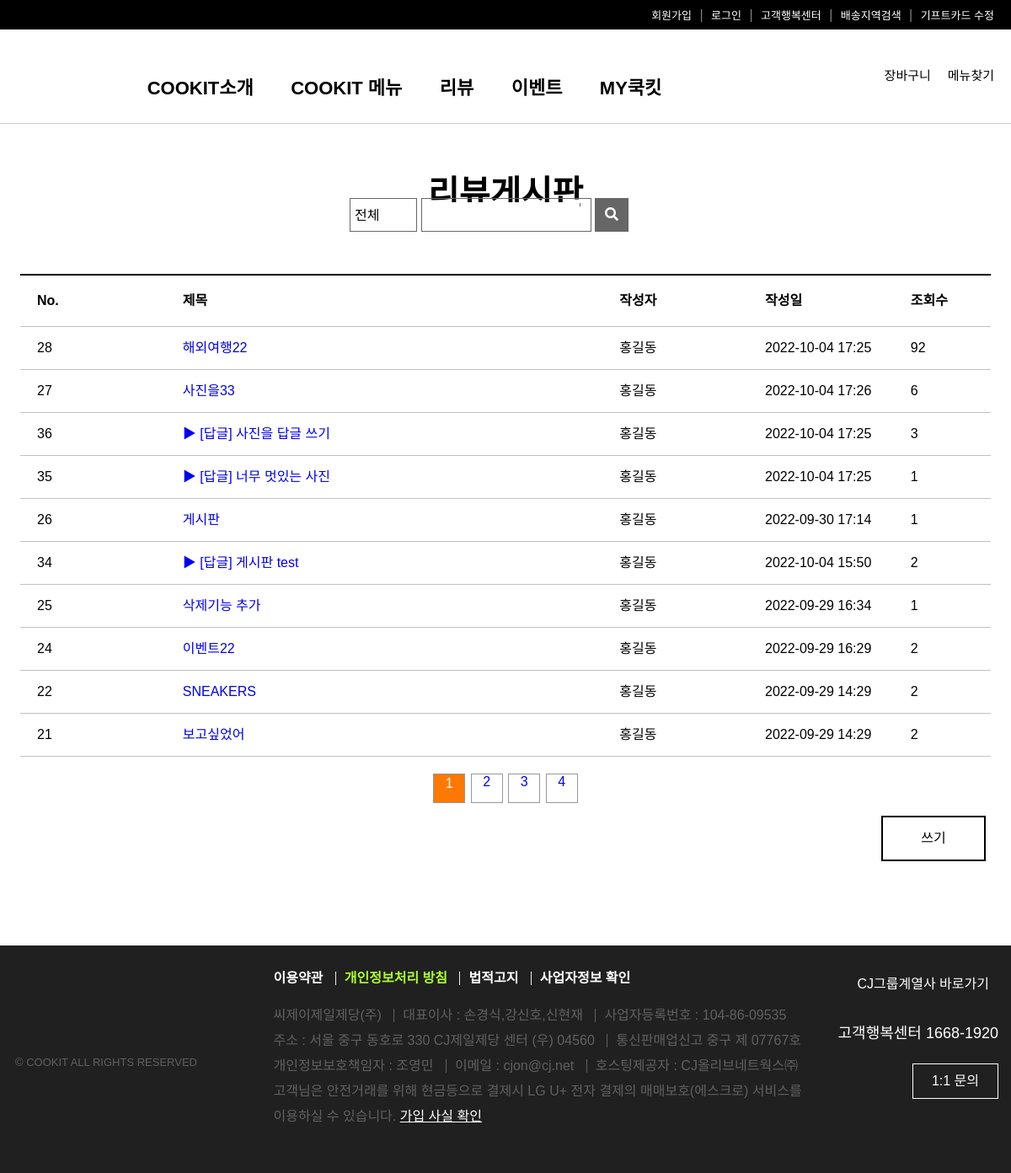
Page /freeBoard/1/1/1/fboardList on the earlier database version.
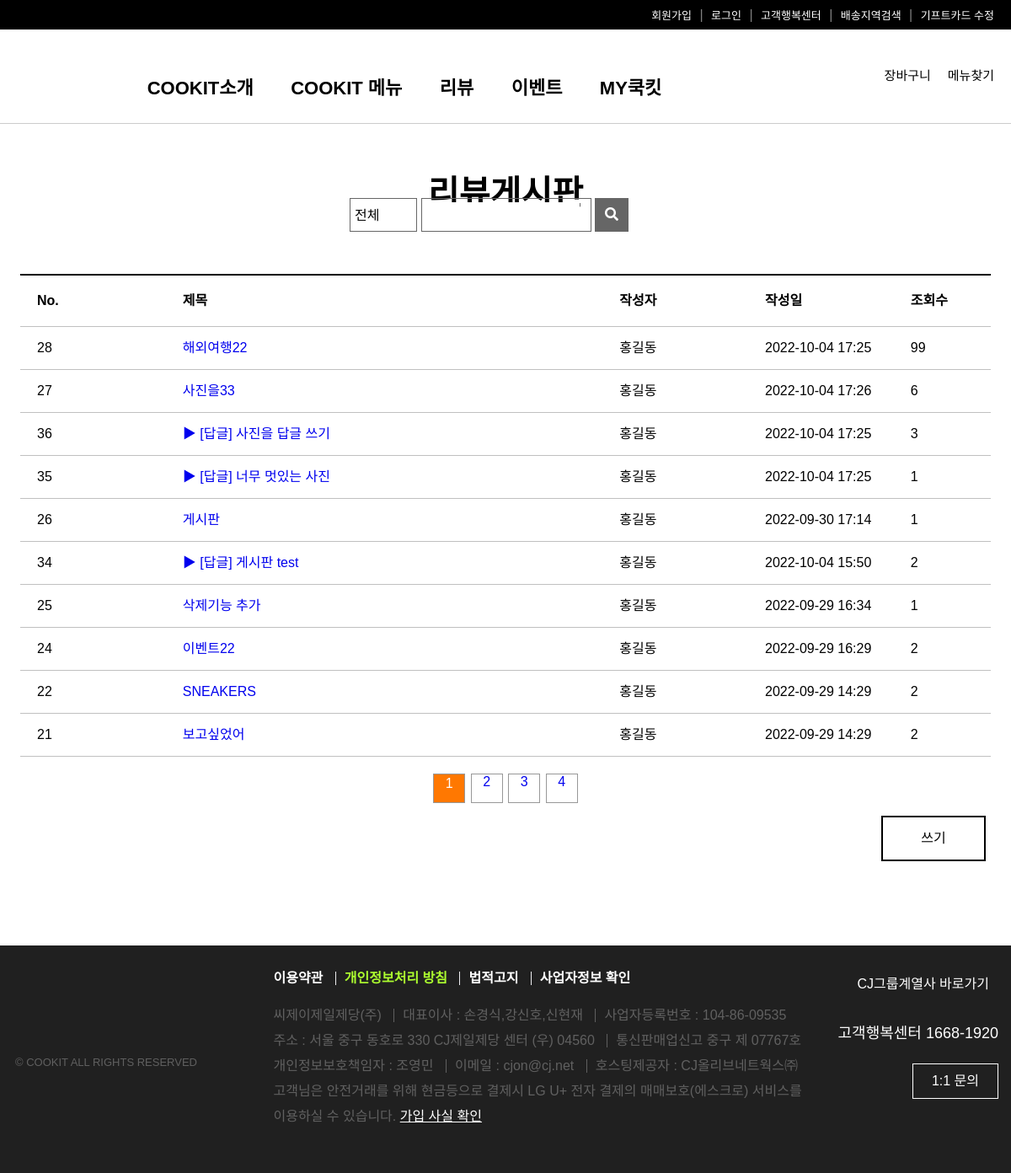
Same page on the later database version.
### freeBoard/models.py (models this page shows, shortened)
class Fboard(models.Model):
    b_no = models.AutoField(primary_key=True)
    member = models.ForeignKey(Member,on_delete=models.DO_NOTHING,null=True)
    b_title = models.CharField(max_length=1000)
    b_content = models.TextField()
    b_date = models.DateTimeField(default=datetime.now(),blank=True)
    b_group = models.IntegerField(default=0)
    b_step = models.IntegerField(default=0)
    b_indent = models.IntegerField(default=0)
    b_hit = models.IntegerField(default=1)
    b_file = models.ImageField(blank=True)

### member/models.py (models this page shows, shortened)
class Member(models.Model):
    id = models.CharField(primary_key=True, max_length=40)
    pw = models.CharField(max_length=40)
    name = models.CharField(max_length=40)
    tel = models.CharField(max_length=20)
    birth = models.DateField(blank=True)
    gender = models.CharField(max_length=10)
    email = models.CharField(max_length=30)
    zipcode = models.CharField(max_length=100)
    address1 = models.CharField(max_length=300)
    address2 = models.CharField(max_length=200)
    hobby = models.CharField(max_length=50)
    reg_date = models.DateTimeField(default=datetime.now(),blank=True)

### freeBoard/views.py (the view, shortened to what this page needs)
# urls.py: path('<int:nowpage>/<str:category>/<str:sword>/fboardList',views.fboardList,name="fboardList"),
def fboardList(request,nowpage,category,sword):
    print("view List : ",nowpage,category,sword)
    if request.method == "POST":
       ncategory = request.POST.get('category') # all,title,content
       nsword = request.POST.get('sword')       # 검색어
       category = ncategory
       sword = nsword
    if category=='1' and sword =='1':
        qs = Fboard.objects.order_by('-b_group','b_step')  #모두 검색
    paginator = Paginator(qs,10)  # qs/10 총하단페이지 수
    qs = paginator.get_page(nowpage)  # 3페이지 게시글을 보내줌.
    context={"fboardList":qs,"category":category,"sword":sword,"nowpage":nowpage}
    return render(request,'fboardList.html',context)

### freeBoard/templates/fboardList.html (shortened to what this page needs)
{% extends './base.html' %}
{% load static %}
{% block content-block %}
  <section>
    <h1>리뷰게시판</h1>
    <div class="wrapper">
      <form action="{% url 'freeBoard:fboardList' nowpage category sword %}" name="search" method="post">
        <select name="category" id="category" >
          <option value="all" {% if 'all' in category %}selected {% endif %}>전체</option>
        </select>
        <div class="title">
          {% if '1' in category %}
            <input type="text" size="16" name="sword" id="sword" value="">
          {% else %}
            <input type="text" size="16" name="sword" id="sword" value="{{sword}}">
          {% endif %}
        </div>
        <button type="button" onclick="searchBtn()"><i class="fas fa-search"></i></button>
      </form>
    </div>
    <table>
      <colgroup>
        <col width="15%">
        <col width="45%">
        <col width="15%">
        <col width="15%">
        <col width="10%">
      </colgroup>
      <tr>
        <th>No.</th>
        <th>제목</th>
        <th>작성자</th>
        <th>작성일</th>
        <th>조회수</th>
      </tr>
      {% for fboard in fboardList %}
      <tr>
        <td>{{fboard.b_no}}</td>
        <td class="table-title">
          <a href="{% url 'freeBoard:fboardView' nowpage category sword fboard.b_no %}">
            {% if fboard.b_indent > 0 %}
              {% for i in "x"|rjust:fboard.b_indent %}
                ▶
              {% endfor %}
            {% endif %}
            {{fboard.b_title}}
          </a>
        </td>
        <td>{{fboard.member.name}}</td>
        <td>{{fboard.b_date|date:'Y-m-d H:i'}}</td>
        <td>{{fboard.b_hit}}</td>
      </tr>
      {% endfor %}
    </table>
    <ul class="page-num">
      {% if fboardList.has_previous %}
        <a href="{% url 'freeBoard:fboardList' 1 category sword %}"><li class="first"></li></a>
        <a href="{% url 'freeBoard:fboardList' fboardList.previous_page_number category sword %}"><li class="prev"></li></a>
      {% else %}
        <li class="first"></li>
        <li class="prev"></li>
      {% endif %}
      {% for page in fboardList.paginator.page_range %}
        {% if page == nowpage %}
          <li class="num numOver"><div>{{page}}</div></li>
        {% else %}
            <li class="num">
              <a href="{% url 'freeBoard:fboardList' page category sword %}"><div>{{page}}</div></a>
            </li>
        {% endif %}
      {% endfor %}
      {% if fboardList.has_next %}
        <a href="{% url 'freeBoard:fboardList' fboardList.next_page_number category sword %}"><li class="next"></li></a>
        <a href="{% url 'freeBoard:fboardList' fboardList.paginator.num_pages category sword %}"><li class="last"></li></a>
      {% else %}
      <li class="next"></li>
      <li class="last"></li>
      {% endif %}
    </ul>
    <div class="write" onclick="writeBtn()">쓰기</div>
  </section>
{% endblock content-block %}

Differences in the rows shown:
changed Fboard "해외여행22": b_hit "92" → "99"
